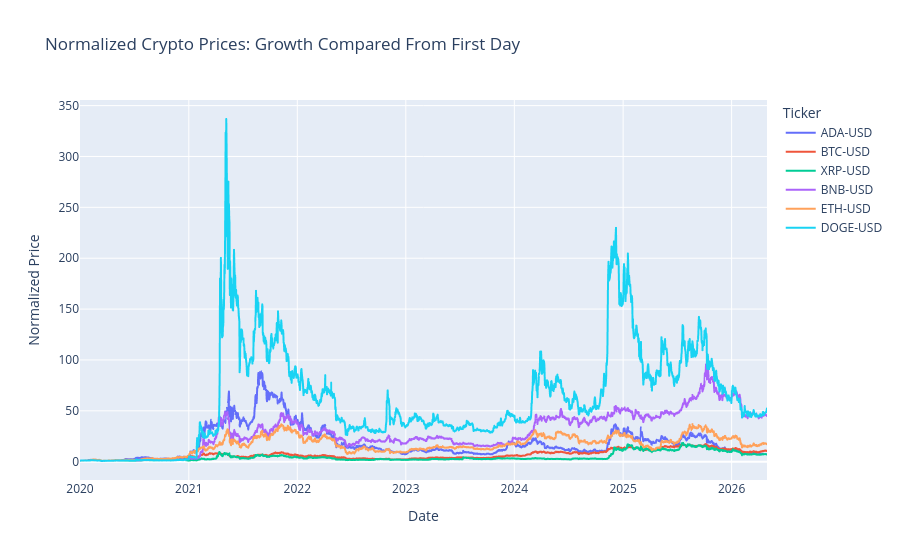

The cell this chart's notebook holds for it:
### Markdown cell above
## 8. Normalize Prices to Compare Growth

### Request
Normalize all prices so every crypto starts at 1.

### Short explanation
Cryptos have very different price levels. Normalization lets us compare percentage growth instead of raw price.

### Code cell
normalized_prices = close_prices_clean / close_prices_clean.iloc[0]

fig = px.line(
    normalized_prices,
    x=normalized_prices.index,
    y=normalized_prices.columns,
    title="Normalized Crypto Prices: Growth Compared From First Day",
    labels={"value": "Normalized Price", "Date": "Date", "variable": "Crypto"}
)
fig.show()

### Figure 1 — Plotly figure (JSON) as saved in the notebook; plotly's stock layout.template omitted (floating-point values rounded to 4 significant figures; data arrays with more than 128 entries replaced by an {"elided": "..."} marker saying what was removed)
{"data": [{"hovertemplate": "Ticker=ADA-USD<br>Date=%{x}<br>Normalized Price=%{y}<extra></extra>", "legendgroup": "ADA-USD", "line": {"color": "#636efa", "dash": "solid"}, "marker": {"symbol": "circle"}, "mode": "lines", "name": "ADA-USD", "showlegend": true, "x": {"elided": "2312 str values"}, "xaxis": "x", "y": {"elided": "2312 float values"}, "yaxis": "y", "type": "scattergl"}, {"hovertemplate": "Ticker=BTC-USD<br>Date=%{x}<br>Normalized Price=%{y}<extra></extra>", "legendgroup": "BTC-USD", "line": {"color": "#EF553B", "dash": "solid"}, "marker": {"symbol": "circle"}, "mode": "lines", "name": "BTC-USD", "showlegend": true, "x": {"elided": "2312 str values"}, "xaxis": "x", "y": {"elided": "2312 float values"}, "yaxis": "y", "type": "scattergl"}, {"hovertemplate": "Ticker=XRP-USD<br>Date=%{x}<br>Normalized Price=%{y}<extra></extra>", "legendgroup": "XRP-USD", "line": {"color": "#00cc96", "dash": "solid"}, "marker": {"symbol": "circle"}, "mode": "lines", "name": "XRP-USD", "showlegend": true, "x": {"elided": "2312 str values"}, "xaxis": "x", "y": {"elided": "2312 float values"}, "yaxis": "y", "type": "scattergl"}, {"hovertemplate": "Ticker=BNB-USD<br>Date=%{x}<br>Normalized Price=%{y}<extra></extra>", "legendgroup": "BNB-USD", "line": {"color": "#ab63fa", "dash": "solid"}, "marker": {"symbol": "circle"}, "mode": "lines", "name": "BNB-USD", "showlegend": true, "x": {"elided": "2312 str values"}, "xaxis": "x", "y": {"elided": "2312 float values"}, "yaxis": "y", "type": "scattergl"}, {"hovertemplate": "Ticker=ETH-USD<br>Date=%{x}<br>Normalized Price=%{y}<extra></extra>", "legendgroup": "ETH-USD", "line": {"color": "#FFA15A", "dash": "solid"}, "marker": {"symbol": "circle"}, "mode": "lines", "name": "ETH-USD", "showlegend": true, "x": {"elided": "2312 str values"}, "xaxis": "x", "y": {"elided": "2312 float values"}, "yaxis": "y", "type": "scattergl"}, {"hovertemplate": "Ticker=DOGE-USD<br>Date=%{x}<br>Normalized Price=%{y}<extra></extra>", "legendgroup": "DOGE-USD", "line": {"color": "#19d3f3", "dash": "solid"}, "marker": {"symbol": "circle"}, "mode": "lines", "name": "DOGE-USD", "showlegend": true, "x": {"elided": "2312 str values"}, "xaxis": "x", "y": {"elided": "2312 float values"}, "yaxis": "y", "type": "scattergl"}], "layout": {"xaxis": {"anchor": "y", "domain": [0.0, 1.0], "title": {"text": "Date"}}, "yaxis": {"anchor": "x", "domain": [0.0, 1.0], "title": {"text": "Normalized Price"}}, "legend": {"title": {"text": "Ticker"}, "tracegroupgap": 0}, "title": {"text": "Normalized Crypto Prices: Growth Compared From First Day"}}}
